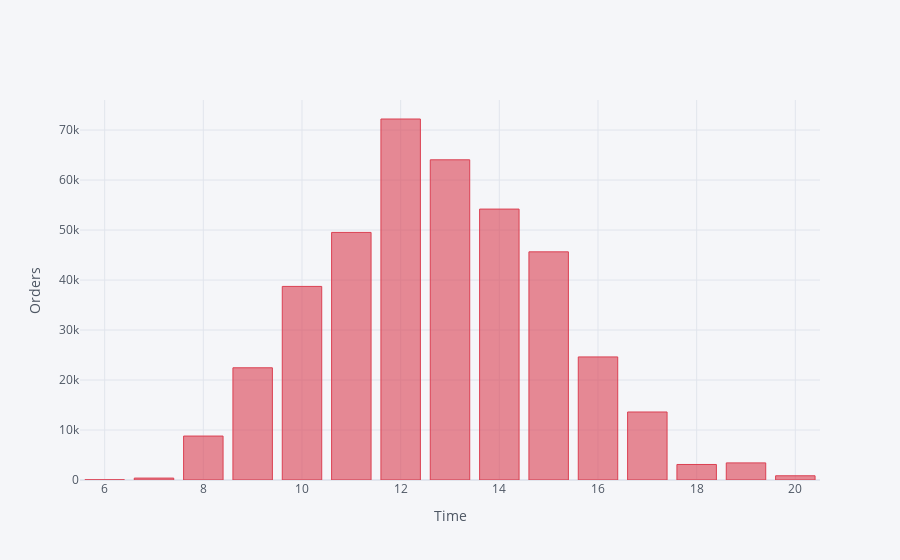

Notebook source saved alongside this figure:
### Markdown cell above
What is the peak time for the highest purchase?

### Code cell
plt.figure(figsize=(5,5))
ecom['Hour'].value_counts().iplot(kind= 'bar',xTitle='Time', yTitle='Orders',color = "Red")
plt.show()

### Figure 1 — Plotly figure (JSON) as saved in the notebook; plotly's stock layout.template omitted (floating-point values rounded to 4 significant figures)
{"data": [{"marker": {"color": "rgba(219, 64, 82, 0.6)", "line": {"color": "rgba(219, 64, 82, 1.0)", "width": 1}}, "name": "Hour", "orientation": "v", "text": "", "type": "bar", "x": [12, 13, 14, 11, 15, 10, 16, 9, 17, 8, 19, 18, 20, 7, 6], "y": [72213, 64051, 54194, 49525, 45641, 38725, 24618, 22446, 13604, 8789, 3423, 3104, 847, 383, 41]}], "layout": {"legend": {"bgcolor": "#F5F6F9", "font": {"color": "#4D5663"}}, "paper_bgcolor": "#F5F6F9", "plot_bgcolor": "#F5F6F9", "title": {"font": {"color": "#4D5663"}}, "xaxis": {"gridcolor": "#E1E5ED", "showgrid": true, "tickfont": {"color": "#4D5663"}, "title": {"font": {"color": "#4D5663"}, "text": "Time"}, "zerolinecolor": "#E1E5ED"}, "yaxis": {"gridcolor": "#E1E5ED", "showgrid": true, "tickfont": {"color": "#4D5663"}, "title": {"font": {"color": "#4D5663"}, "text": "Orders"}, "zerolinecolor": "#E1E5ED"}}}
